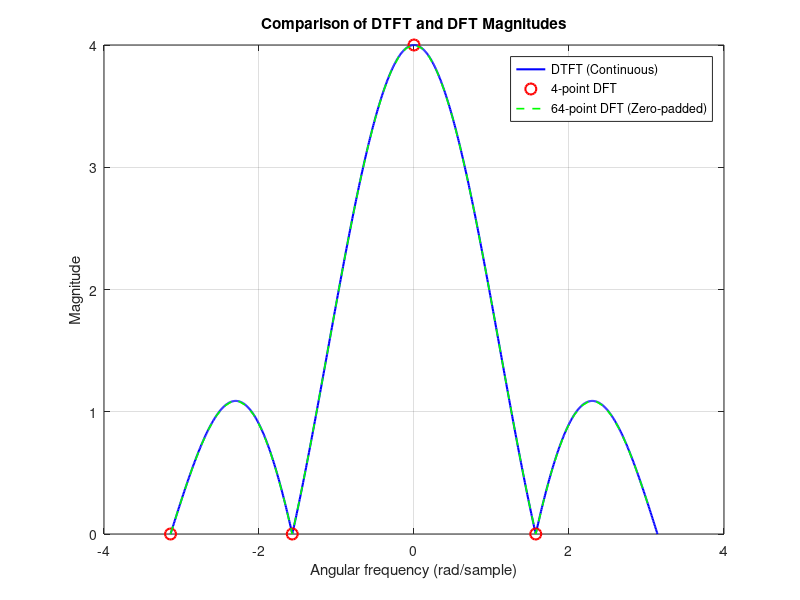

This figure's MATLAB source:
% Exercise 4: Compare the DTFT and DFT
x = [1 1 1 1];
n = 0:length(x)-1;

% 1. DTFT at 1000 frequency values between -pi and pi
w = linspace(-pi, pi, 1000);
X_dtft = x * exp(-1j * (n.' * w));

% 2. DFT using fft(x,4) and fft(x,64)
X_dft4 = fft(x, 4);
X_dft64 = fft(x, 64);

figure('Name', 'Exercise 4: DTFT and DFT Comparison', 'Position', [100, 100, 900, 600]);

plot(w, abs(X_dtft), 'b-', 'LineWidth', 1.5);
hold on;

% DFT 4 points (centered using fftshift)
w_dft4_cent = (-2:1)*(2*pi/4);
plot(w_dft4_cent, abs(fftshift(X_dft4)), 'ro', 'MarkerSize', 8, 'LineWidth', 1.5);

% DFT 64 points (centered using fftshift)
w_dft64_cent = linspace(-pi, pi, 65); w_dft64_cent(end) = [];
plot(w_dft64_cent, abs(fftshift(X_dft64)), 'g--', 'LineWidth', 1.2);

grid on;
xlabel('Angular frequency (rad/sample)');
ylabel('Magnitude');
title('Comparison of DTFT and DFT Magnitudes');
legend('DTFT (Continuous)', '4-point DFT', '64-point DFT (Zero-padded)', 'Location', 'northeast');
hold off;

saveas(gcf, 'dtft-dft-comparison.png');
